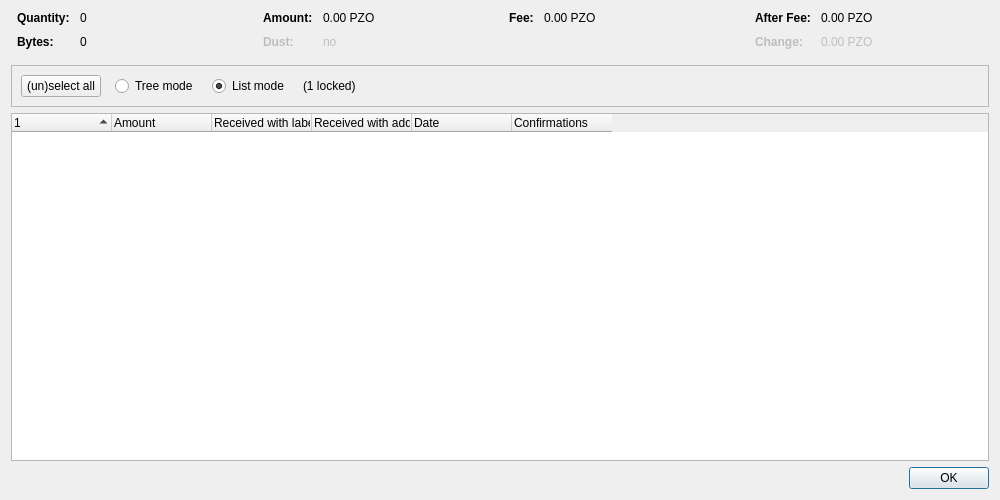
<?xml version="1.0" encoding="UTF-8"?>
<ui version="4.0">
 <class>CoinControlDialog</class>
 <widget class="QDialog" name="CoinControlDialog">
  <property name="geometry">
   <rect>
    <x>0</x>
    <y>0</y>
    <width>1000</width>
    <height>500</height>
   </rect>
  </property>
  <property name="windowTitle">
   <string>Coin Selection</string>
  </property>
  <layout class="QVBoxLayout" name="verticalLayout">
   <item>
    <layout class="QHBoxLayout" name="horizontalLayoutTop" stretch="0,0,0,0">
     <property name="topMargin">
      <number>0</number>
     </property>
     <property name="bottomMargin">
      <number>10</number>
     </property>
     <item>
      <layout class="QFormLayout" name="formLayoutCoinControl1">
       <property name="horizontalSpacing">
        <number>10</number>
       </property>
       <property name="verticalSpacing">
        <number>10</number>
       </property>
       <property name="leftMargin">
        <number>6</number>
       </property>
       <property name="rightMargin">
        <number>6</number>
       </property>
       <item row="0" column="0">
        <widget class="QLabel" name="labelCoinControlQuantityText">
         <property name="font">
          <font>
           <weight>75</weight>
           <bold>true</bold>
          </font>
         </property>
         <property name="text">
          <string>Quantity:</string>
         </property>
        </widget>
       </item>
       <item row="0" column="1">
        <widget class="QLabel" name="labelCoinControlQuantity">
         <property name="cursor">
          <cursorShape>IBeamCursor</cursorShape>
         </property>
         <property name="contextMenuPolicy">
          <enum>Qt::ActionsContextMenu</enum>
         </property>
         <property name="text">
          <string notr="true">0</string>
         </property>
         <property name="textInteractionFlags">
          <set>Qt::LinksAccessibleByMouse|Qt::TextSelectableByKeyboard|Qt::TextSelectableByMouse</set>
         </property>
        </widget>
       </item>
       <item row="1" column="0">
        <widget class="QLabel" name="labelCoinControlBytesText">
         <property name="font">
          <font>
           <weight>75</weight>
           <bold>true</bold>
          </font>
         </property>
         <property name="text">
          <string>Bytes:</string>
         </property>
        </widget>
       </item>
       <item row="1" column="1">
        <widget class="QLabel" name="labelCoinControlBytes">
         <property name="cursor">
          <cursorShape>IBeamCursor</cursorShape>
         </property>
         <property name="contextMenuPolicy">
          <enum>Qt::ActionsContextMenu</enum>
         </property>
         <property name="text">
          <string notr="true">0</string>
         </property>
         <property name="textInteractionFlags">
          <set>Qt::LinksAccessibleByMouse|Qt::TextSelectableByKeyboard|Qt::TextSelectableByMouse</set>
         </property>
        </widget>
       </item>
      </layout>
     </item>
     <item>
      <layout class="QFormLayout" name="formLayoutCoinControl2">
       <property name="horizontalSpacing">
        <number>10</number>
       </property>
       <property name="verticalSpacing">
        <number>10</number>
       </property>
       <property name="leftMargin">
        <number>6</number>
       </property>
       <property name="rightMargin">
        <number>6</number>
       </property>
       <item row="0" column="0">
        <widget class="QLabel" name="labelCoinControlAmountText">
         <property name="font">
          <font>
           <weight>75</weight>
           <bold>true</bold>
          </font>
         </property>
         <property name="text">
          <string>Amount:</string>
         </property>
        </widget>
       </item>
       <item row="0" column="1">
        <widget class="QLabel" name="labelCoinControlAmount">
         <property name="cursor">
          <cursorShape>IBeamCursor</cursorShape>
         </property>
         <property name="contextMenuPolicy">
          <enum>Qt::ActionsContextMenu</enum>
         </property>
         <property name="text">
          <string notr="true">0.00 PZO</string>
         </property>
         <property name="textInteractionFlags">
          <set>Qt::LinksAccessibleByMouse|Qt::TextSelectableByKeyboard|Qt::TextSelectableByMouse</set>
         </property>
        </widget>
       </item>
       <item row="1" column="0">
        <widget class="QLabel" name="labelCoinControlLowOutputText">
         <property name="enabled">
          <bool>false</bool>
         </property>
         <property name="font">
          <font>
           <weight>75</weight>
           <bold>true</bold>
          </font>
         </property>
         <property name="text">
          <string>Dust:</string>
         </property>
        </widget>
       </item>
       <item row="1" column="1">
        <widget class="QLabel" name="labelCoinControlLowOutput">
         <property name="enabled">
          <bool>false</bool>
         </property>
         <property name="cursor">
          <cursorShape>IBeamCursor</cursorShape>
         </property>
         <property name="contextMenuPolicy">
          <enum>Qt::ActionsContextMenu</enum>
         </property>
         <property name="text">
          <string notr="true">no</string>
         </property>
         <property name="textInteractionFlags">
          <set>Qt::LinksAccessibleByMouse|Qt::TextSelectableByKeyboard|Qt::TextSelectableByMouse</set>
         </property>
        </widget>
       </item>
      </layout>
     </item>
     <item>
      <layout class="QFormLayout" name="formLayoutCoinControl3">
       <property name="horizontalSpacing">
        <number>10</number>
       </property>
       <property name="verticalSpacing">
        <number>10</number>
       </property>
       <property name="leftMargin">
        <number>6</number>
       </property>
       <property name="rightMargin">
        <number>6</number>
       </property>
       <item row="0" column="0">
        <widget class="QLabel" name="labelCoinControlFeeText">
         <property name="font">
          <font>
           <weight>75</weight>
           <bold>true</bold>
          </font>
         </property>
         <property name="text">
          <string>Fee:</string>
         </property>
        </widget>
       </item>
       <item row="0" column="1">
        <widget class="QLabel" name="labelCoinControlFee">
         <property name="cursor">
          <cursorShape>IBeamCursor</cursorShape>
         </property>
         <property name="contextMenuPolicy">
          <enum>Qt::ActionsContextMenu</enum>
         </property>
         <property name="text">
          <string notr="true">0.00 PZO</string>
         </property>
         <property name="textInteractionFlags">
          <set>Qt::LinksAccessibleByMouse|Qt::TextSelectableByKeyboard|Qt::TextSelectableByMouse</set>
         </property>
        </widget>
       </item>
      </layout>
     </item>
     <item>
      <layout class="QFormLayout" name="formLayoutCoinControl4">
       <property name="horizontalSpacing">
        <number>10</number>
       </property>
       <property name="verticalSpacing">
        <number>10</number>
       </property>
       <property name="leftMargin">
        <number>6</number>
       </property>
       <property name="rightMargin">
        <number>6</number>
       </property>
       <item row="0" column="0">
        <widget class="QLabel" name="labelCoinControlAfterFeeText">
         <property name="font">
          <font>
           <weight>75</weight>
           <bold>true</bold>
          </font>
         </property>
         <property name="text">
          <string>After Fee:</string>
         </property>
        </widget>
       </item>
       <item row="0" column="1">
        <widget class="QLabel" name="labelCoinControlAfterFee">
         <property name="cursor">
          <cursorShape>IBeamCursor</cursorShape>
         </property>
         <property name="contextMenuPolicy">
          <enum>Qt::ActionsContextMenu</enum>
         </property>
         <property name="text">
          <string notr="true">0.00 PZO</string>
         </property>
         <property name="textInteractionFlags">
          <set>Qt::LinksAccessibleByMouse|Qt::TextSelectableByKeyboard|Qt::TextSelectableByMouse</set>
         </property>
        </widget>
       </item>
       <item row="1" column="0">
        <widget class="QLabel" name="labelCoinControlChangeText">
         <property name="enabled">
          <bool>false</bool>
         </property>
         <property name="font">
          <font>
           <weight>75</weight>
           <bold>true</bold>
          </font>
         </property>
         <property name="text">
          <string>Change:</string>
         </property>
        </widget>
       </item>
       <item row="1" column="1">
        <widget class="QLabel" name="labelCoinControlChange">
         <property name="enabled">
          <bool>false</bool>
         </property>
         <property name="cursor">
          <cursorShape>IBeamCursor</cursorShape>
         </property>
         <property name="contextMenuPolicy">
          <enum>Qt::ActionsContextMenu</enum>
         </property>
         <property name="text">
          <string notr="true">0.00 PZO</string>
         </property>
         <property name="textInteractionFlags">
          <set>Qt::LinksAccessibleByMouse|Qt::TextSelectableByKeyboard|Qt::TextSelectableByMouse</set>
         </property>
        </widget>
       </item>
      </layout>
     </item>
    </layout>
   </item>
   <item>
    <widget class="QFrame" name="frame">
     <property name="minimumSize">
      <size>
       <width>0</width>
       <height>40</height>
      </size>
     </property>
     <property name="frameShape">
      <enum>QFrame::StyledPanel</enum>
     </property>
     <property name="frameShadow">
      <enum>QFrame::Sunken</enum>
     </property>
     <layout class="QHBoxLayout" name="horizontalLayout">
      <item>
       <layout class="QHBoxLayout" name="horizontalLayoutPanel" stretch="0,0,0,0,0">
        <property name="spacing">
         <number>14</number>
        </property>
        <item>
         <widget class="QPushButton" name="pushButtonSelectAll">
          <property name="sizePolicy">
           <sizepolicy hsizetype="Maximum" vsizetype="Fixed">
            <horstretch>0</horstretch>
            <verstretch>0</verstretch>
           </sizepolicy>
          </property>
          <property name="text">
           <string>(un)select all</string>
          </property>
          <property name="autoDefault">
           <bool>false</bool>
          </property>
         </widget>
        </item>
        <item>
         <widget class="QRadioButton" name="radioTreeMode">
          <property name="sizePolicy">
           <sizepolicy hsizetype="Maximum" vsizetype="Fixed">
            <horstretch>0</horstretch>
            <verstretch>0</verstretch>
           </sizepolicy>
          </property>
          <property name="text">
           <string>Tree mode</string>
          </property>
         </widget>
        </item>
        <item>
         <widget class="QRadioButton" name="radioListMode">
          <property name="sizePolicy">
           <sizepolicy hsizetype="Maximum" vsizetype="Fixed">
            <horstretch>0</horstretch>
            <verstretch>0</verstretch>
           </sizepolicy>
          </property>
          <property name="text">
           <string>List mode</string>
          </property>
          <property name="checked">
           <bool>true</bool>
          </property>
         </widget>
        </item>
        <item>
         <widget class="QLabel" name="labelLocked">
          <property name="text">
           <string notr="true">(1 locked)</string>
          </property>
         </widget>
        </item>
        <item>
         <spacer name="horizontalSpacer">
          <property name="orientation">
           <enum>Qt::Horizontal</enum>
          </property>
          <property name="sizeHint" stdset="0">
           <size>
            <width>40</width>
            <height>20</height>
           </size>
          </property>
         </spacer>
        </item>
       </layout>
      </item>
     </layout>
    </widget>
   </item>
   <item>
    <widget class="CoinControlTreeWidget" name="treeWidget">
     <property name="contextMenuPolicy">
      <enum>Qt::CustomContextMenu</enum>
     </property>
     <property name="sortingEnabled">
      <bool>false</bool>
     </property>
     <property name="columnCount">
      <number>6</number>
     </property>
     <attribute name="headerShowSortIndicator" stdset="0">
      <bool>true</bool>
     </attribute>
     <attribute name="headerStretchLastSection">
      <bool>false</bool>
     </attribute>
     <column>
      <property name="text">
       <string/>
      </property>
     </column>
     <column>
      <property name="text">
       <string>Amount</string>
      </property>
     </column>
     <column>
      <property name="text">
       <string>Received with label</string>
      </property>
     </column>
     <column>
      <property name="text">
       <string>Received with address</string>
      </property>
     </column>
     <column>
      <property name="text">
       <string>Date</string>
      </property>
     </column>
     <column>
      <property name="text">
       <string>Confirmations</string>
      </property>
      <property name="toolTip">
       <string>Confirmed</string>
      </property>
     </column>
     <column>
      <property name="text">
       <string/>
      </property>
     </column>
     <column>
      <property name="text">
       <string/>
      </property>
     </column>
     <column>
      <property name="text">
       <string/>
      </property>
     </column>
     <column>
      <property name="text">
       <string/>
      </property>
     </column>
    </widget>
   </item>
   <item>
    <widget class="QDialogButtonBox" name="buttonBox">
     <property name="orientation">
      <enum>Qt::Horizontal</enum>
     </property>
     <property name="standardButtons">
      <set>QDialogButtonBox::Ok</set>
     </property>
    </widget>
   </item>
  </layout>
 </widget>
 <customwidgets>
  <customwidget>
   <class>CoinControlTreeWidget</class>
   <extends>QTreeWidget</extends>
   <header>qt/coincontroltreewidget.h</header>
  </customwidget>
 </customwidgets>
 <resources/>
 <connections/>
</ui>
